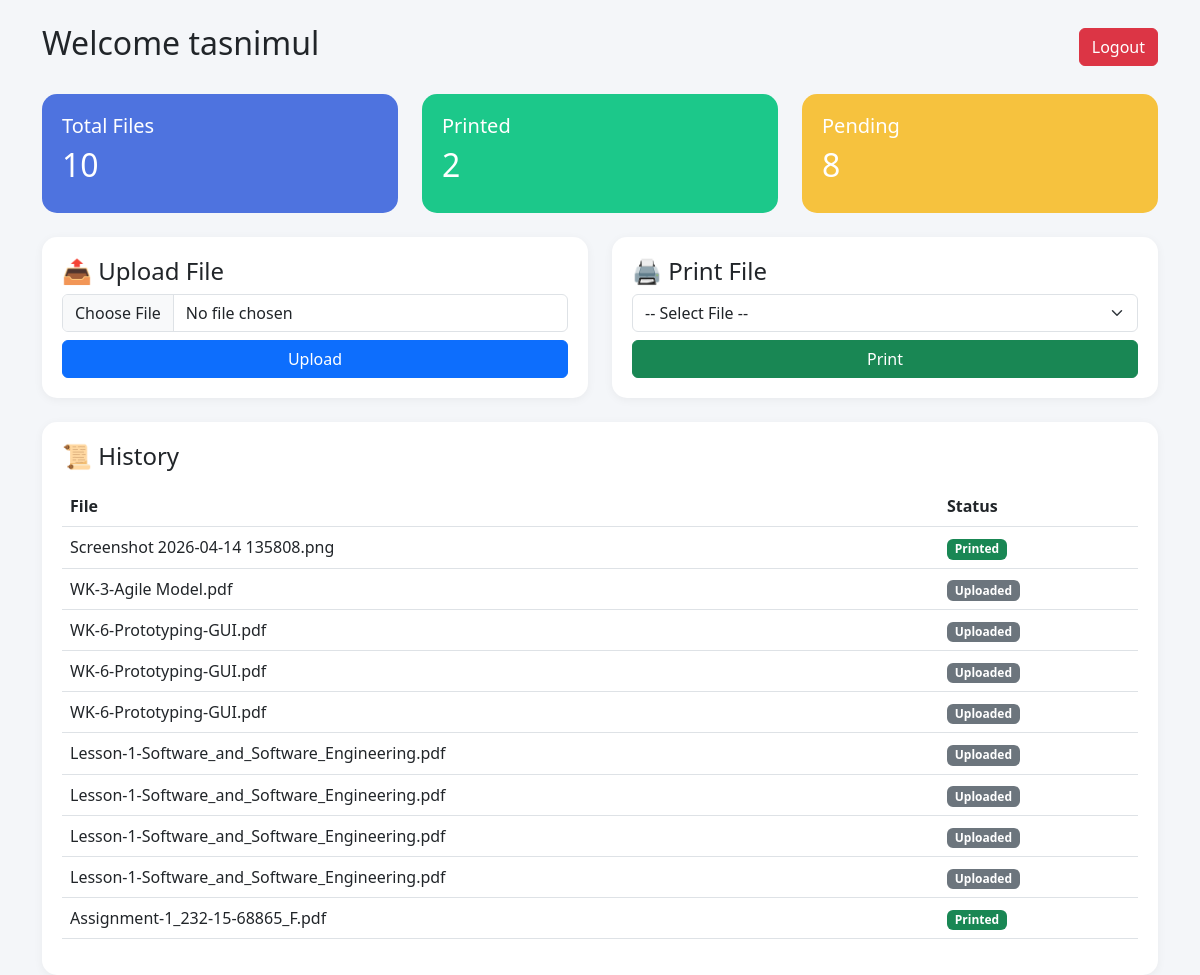
The app's page /dashboard (signed in) with its own data.
### tables this page shows
CREATE TABLE files (
    id INTEGER PRIMARY KEY AUTOINCREMENT,
    filename TEXT,
    status TEXT,
    user TEXT
);

### app.py (the view, shortened to what this page needs)
@app.route('/dashboard', methods=['GET', 'POST'])
def dashboard():
    if session.get('role') != 'user':
        return redirect('/login')
    user = session['user']
    conn = sqlite3.connect(DB_PATH)
    c = conn.cursor()
    error = None
    c.execute("SELECT filename, status FROM files WHERE user=?", (user,))
    history = c.fetchall()
    c.execute("SELECT filename FROM files WHERE user=?", (user,))
    file_list = [row[0] for row in c.fetchall()]
    conn.close()
    return render_template("dashboard.html",
                           history=history,
                           user=user,
                           file_list=file_list,
                           error=error)

### templates/dashboard.html (shortened to what this page needs)
<!DOCTYPE html>
<html>
<head>
    <link href="https://cdn.jsdelivr.net/npm/bootstrap@5.3.0/dist/css/bootstrap.min.css" rel="stylesheet">
</head>
<body class="container mt-4">
<div class="d-flex justify-content-between align-items-center mb-4">
    <h2>Welcome {{ user }}</h2>
    <a href="/logout" class="btn btn-danger">Logout</a>
</div>
<div class="row mb-4">
    <div class="col-md-4">
        <div class="card-box bg-blue">
            <h5>Total Files</h5>
            <h2>{{ history|length }}</h2>
        </div>
    </div>
    <div class="col-md-4">
        <div class="card-box bg-green">
            <h5>Printed</h5>
            <h2>{{ history | selectattr(1, 'equalto', 'Printed') | list | length }}</h2>
        </div>
    </div>
    <div class="col-md-4">
        <div class="card-box bg-orange">
            <h5>Pending</h5>
            <h2>{{ history | selectattr(1, 'equalto', 'Uploaded') | list | length }}</h2>
        </div>
    </div>
</div>
<div class="row">
    <div class="col-md-6">
        <div class="main-card">
            <h4>📤 Upload File</h4>
            <form method="post" enctype="multipart/form-data">
                <input type="file" name="file" class="form-control mb-2" required>
                <button name="action" value="upload" class="btn btn-primary w-100">Upload</button>
            </form>
        </div>
    </div>
    <div class="col-md-6">
        <div class="main-card">
            <h4>🖨 Print File</h4>
            <form method="post">
                <select name="filename" class="form-select mb-2" required>
                    <option value="">-- Select File --</option>
                </select>
                <button name="action" value="print" class="btn btn-success w-100">Print</button>
            </form>
        </div>
    </div>
</div>
<div class="main-card mt-4">
    <h4>📜 History</h4>
    <table class="table table-hover mt-3">
        <tr>
            <th>File</th>
            <th>Status</th>
        </tr>
        {% for h in history %}
        <tr>
            <td>{{ h[0] }}</td>
            <td>
                {% if h[1] == 'Printed' %}
                    <span class="badge bg-success">Printed</span>
                {% else %}
                    <span class="badge bg-secondary">{{ h[1] }}</span>
                {% endif %}
            </td>
        </tr>
        {% endfor %}
    </table>
</div>
</body>
</html>

### templates/dashboard.html (style rules this page uses)
body { background: #f4f6f9; }
.card-box { border-radius: 15px; padding: 20px; color: white; }
.bg-blue { background: #4e73df; }
.bg-green { background: #1cc88a; }
.bg-orange { background: #f6c23e; }
.main-card { background: white; padding: 20px; border-radius: 15px; box-shadow: 0 2px 10px rgba(0,0,0,0.05); }

### records on screen
files: filename "Screenshot 2026-04-14 135808.png", status "Printed"
files: filename "WK-3-Agile Model.pdf", status "Uploaded"
files: filename "WK-6-Prototyping-GUI.pdf", status "Uploaded"
files: filename "WK-6-Prototyping-GUI.pdf", status "Uploaded"
files: filename "WK-6-Prototyping-GUI.pdf", status "Uploaded"
files: filename "Lesson-1-Software_and_Software_Engineering.pdf", status "Uploaded"
files: filename "Lesson-1-Software_and_Software_Engineering.pdf", status "Uploaded"
files: filename "Lesson-1-Software_and_Software_Engineering.pdf", status "Uploaded"
files: filename "Lesson-1-Software_and_Software_Engineering.pdf", status "Uploaded"
files: filename "Assignment-1_232-15-68865_F.pdf", status "Printed"

### other values on screen
{{ user }} "tasnimul"
{{ history|length }} "10"
{{ history | selectattr(1, 'equalto', 'Printed') | list | length }} "2"
{{ history | selectattr(1, 'equalto', 'Uploaded') | list | length }} "8"
